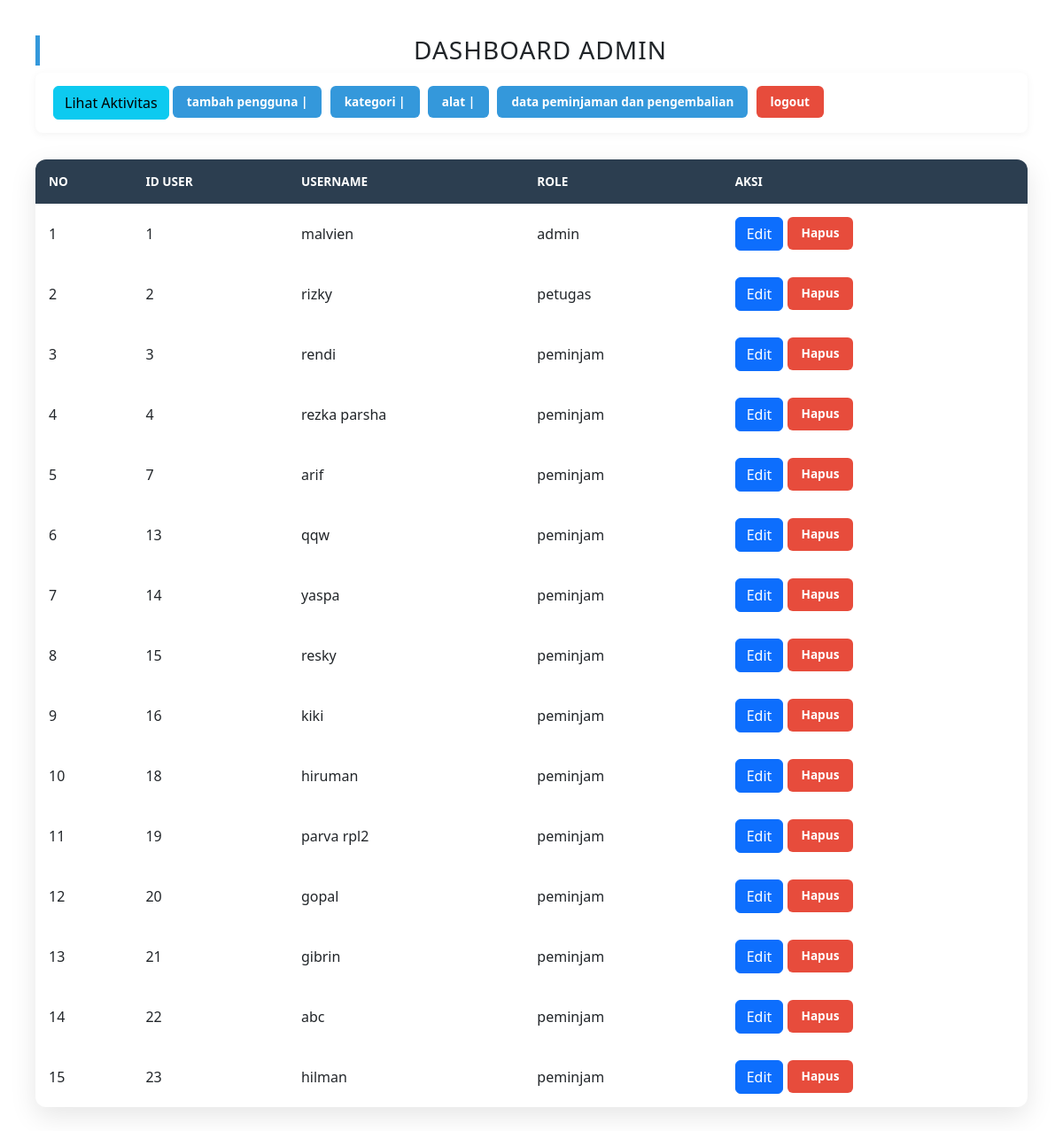
The page /view/v_tampilan_user.php (signed in) on the database its author committed.
### tables this page shows
CREATE TABLE `user` (
  `id_user` int NOT NULL,
  `username` varchar(50) DEFAULT NULL,
  `password` varchar(255) NOT NULL,
  `role` enum('admin','petugas','peminjam') DEFAULT NULL
);

### model/m_user.php (called while the page is built, shortened)
<?php
class m_user {
    private $db;
    public function __construct($db_connection) {
        $this->db = $db_connection;
    }
    public function tampil_data() {
        $sql = "SELECT * FROM user";
        $result = $this->db->query($sql);
        $data = [];
        if ($result) {
            while ($row = $result->fetch_object()) {
                $data[] = $row;
            }
        }
        return $data;
    }
}

### view/v_tampilan_user.php (the view, shortened to what this page needs)
<?php
include_once '../controller/c_user.php';
?>
<!DOCTYPE html>
<html lang="id">
<head>
    <link rel="stylesheet" href="../asset/style_tampilan_user.css">
    <link href="https://cdn.jsdelivr.net/npm/bootstrap@5.3.8/dist/css/bootstrap.min.css" rel="stylesheet">
</head>
<body>
    <h3><center>DASHBOARD ADMIN</h3>
<nav>
<a href="v_log_aktivitas.php" class="btn btn-info"><i class="bi bi-clock-history"></i> Lihat Aktivitas</a>
 <a href="../view/v_tambah_user.php" class="button">tambah pengguna |</a>
  <a href="v_kategori.php" class="button">kategori |</a>
  <a href="v_alat.php" class="button">alat |</a>
  <a href="v_peminjaman_admin.php?tipe=pinjam" class="button">data peminjaman dan pengembalian</a>
  <a href="../controller/c_login.php?aksi=logout" onclick="return confirm('Apakah Anda yakin ingin keluar dari sesi?');" class="buton">logout</a>
  </nav>
    <table>
        <thead>
            <tr>
                <th>No</th>
                <th>ID User</th>
                <th>Username</th>
                <th>Role</th>
                <th>Aksi</th>
            </tr>
        </thead>
        <tbody>
        <?php
        $no = 1;
        if (is_array($users) && count($users) > 0):
            foreach ($users as $data ):
        ?>
            <tr>
                <td><?=$no++?></td>
                <td><?=$data->id_user?></td>
                <td><?=$data->username?></td>
                <td class="<?=$data->role === 'admin' ? 'petugas' : 'peminjam'?>"><?=$data->role?></td>
                <td>
                    <a href="../controller/c_user.php?aksi=edit&id=<?= $data->id_user;?>" class="btn btn-primary">Edit</a>
                    <a href="../controller/c_user.php?id=<?= $data->id_user; ?>&aksi=hapus"
                      onclick="return confirm ('Anda yakin mau menghapus data ini ?')"
                      class="buton">
                      Hapus
                    </a>
                </td>
            </tr>
        <?php
            endforeach;
        else:
        ?>
            <tr>
                <td colspan="5" style="text-align: center;">Tidak ada data pengguna yang ditemukan.</td>
            </tr>
        <?php endif; ?>
        </tbody>
    </table>
</body>
</html>

### asset/style_tampilan_user.css (style rules this page uses)
body { font-family: 'Inter', sans-serif; background-color: #f4f7f6; margin: 0; padding: 40px; color: #333; }
h3 { color: #2c3e50; text-transform: uppercase; letter-spacing: 1px; border-left: 5px solid #3498db; padding-left: 15px; margin-bottom: 20px; }
nav { margin-bottom: 30px; background: white; padding: 15px 20px; border-radius: 8px; box-shadow: 0 2px 10px rgba(0,0,0,0.05); }
nav a { text-decoration: none; color: #3498db; font-weight: 600; transition: 0.3s; }
table { width: 100%; border-collapse: collapse; background: white; border-radius: 12px; overflow: hidden; box-shadow: 0 10px 30px rgba(0,0,0,0.1); }
thead { background: #2c3e50; color: #ffffff; }
th { padding: 15px; text-align: left; font-weight: 600; text-transform: uppercase; font-size: 0.85rem; }
td { padding: 15px; border-bottom: 1px solid #eee; vertical-align: middle; }
tbody tr:last-child td { border-bottom: none; }
.button, .buton { text-decoration: none; padding: 8px 16px; border-radius: 6px; font-size: 0.85rem; font-weight: 600; display: inline-block; transition: all 0.3s ease; }
.button { background-color: #3498db; color: white; margin-right: 5px; }
.buton { background-color: #e74c3c; color: white; }

### rows shown on the page
user: id_user "1", username "malvien", role "admin"
user: id_user "2", username "rizky", role "petugas"
user: id_user "3", username "rendi", role "peminjam"
user: id_user "4", username "rezka parsha", role "peminjam"
user: id_user "7", username "arif", role "peminjam"
user: id_user "13", username "qqw", role "peminjam"
user: id_user "14", username "yaspa", role "peminjam"
user: id_user "15", username "resky", role "peminjam"
user: id_user "16", username "kiki", role "peminjam"
user: id_user "18", username "hiruman", role "peminjam"
user: id_user "19", username "parva rpl2", role "peminjam"
user: id_user "20", username "gopal", role "peminjam"
user: id_user "21", username "gibrin", role "peminjam"
user: id_user "22", username "abc", role "peminjam"
user: id_user "23", username "hilman", role "peminjam"
